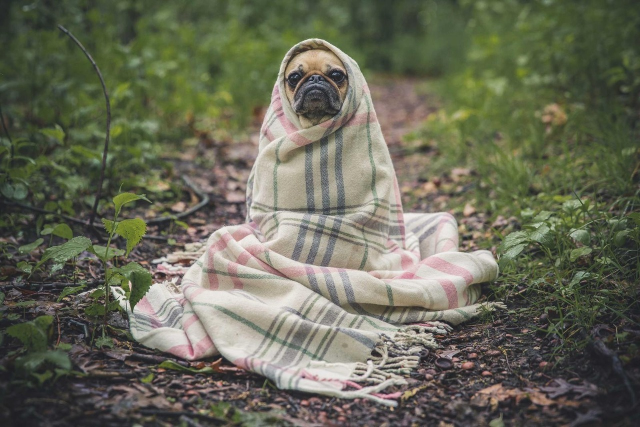
#> input picture samples/photo.jpg, 1280 x 854 px (shown at 1/2 size); its folder holds only this picture in this run
$ python make_samples.py
#> lines starting #> are read from the running program, lines starting #| are printed output that depends on the picture
#!/usr/bin/env python3
"""Generate the benchmark image set.

The real photograph (samples/photo.jpg) is downloaded once from Lorem Picsum
(Unsplash). Everything else is rendered locally so the repository stays
self-contained and the benchmark is reproducible.

Run: uv run python scripts/make_samples.py
"""

from __future__ import annotations

import subprocess
import tempfile
from pathlib import Path

import numpy as np
from PIL import Image

try:
    import pillow_avif  # noqa: F401  (registers AVIF support)
except ImportError:  # pragma: no cover - optional extra
    pillow_avif = None

ROOT = Path(__file__).resolve().parent.parent
SAMPLES = ROOT / "samples"
PHOTO = SAMPLES / "photo.jpg"


def run_chrome(url: str, out: Path, width: int, height: int, transparent: bool) -> None:
    cmd = [
        "google-chrome",
        "--headless=new",
        "--disable-gpu",
        "--no-sandbox",
        "--hide-scrollbars",
        "--force-device-scale-factor=1",
        f"--window-size={width},{height}",
        "--virtual-time-budget=2500",
        f"--screenshot={out}",
        url,
    ]
    if transparent:
        cmd.insert(-1, "--default-background-color=00000000")
    subprocess.run(
        cmd, check=True, stdout=subprocess.DEVNULL, stderr=subprocess.DEVNULL
    )


def make_screenshot() -> None:
    html = r"""<!doctype html>
<html lang="en">
<head>
<meta charset="utf-8">
<style>
  * { box-sizing: border-box; margin: 0; padding: 0; }
  html, body { width: 1440px; height: 900px; overflow: hidden; }
  body {
    font-family: "DejaVu Sans", sans-serif;
    background: radial-gradient(1200px 700px at 80% -10%, #26346b 0%, #0d1226 55%, #080b17 100%);
    color: #e8ecff; display: flex;
  }
  .sidebar {
    width: 232px; padding: 28px 20px; border-right: 1px solid rgba(255,255,255,.07);
    background: rgba(7,10,23,.55); display: flex; flex-direction: column; gap: 26px;
  }
  .brand { display: flex; align-items: center; gap: 11px; padding: 0 8px; }
  .mark {
    width: 34px; height: 34px; border-radius: 10px;
    background: linear-gradient(135deg, #62f0c5, #4f8dff 55%, #a06bff);
    box-shadow: 0 0 22px rgba(79,141,255,.45);
  }
  .brand b { font-size: 17px; letter-spacing: .2px; }
  .brand span { display: block; font-size: 10px; color: #8e97b8; letter-spacing: 1.6px; }
  nav { display: flex; flex-direction: column; gap: 6px; }
  .item {
    padding: 11px 12px; border-radius: 9px; font-size: 13px; color: #9aa4c5;
    display: flex; align-items: center; gap: 10px;
  }
  .item.active { background: rgba(79,141,255,.16); color: #e9efff; border: 1px solid rgba(79,141,255,.28); }
  .dot { width: 7px; height: 7px; border-radius: 50%; background: #56618a; }
  .item.active .dot { background: #62f0c5; box-shadow: 0 0 8px #62f0c5; }
  .upgrade {
    margin-top: auto; padding: 15px; border-radius: 12px; font-size: 12px; line-height: 1.55;
    background: linear-gradient(145deg, rgba(98,240,197,.13), rgba(160,107,255,.16));
    border: 1px solid rgba(160,107,255,.25); color: #c9d1ee;
  }
  .upgrade b { display: block; color: #fff; margin-bottom: 4px; }
  main { flex: 1; padding: 30px 38px; display: flex; flex-direction: column; gap: 22px; }
  header { display: flex; align-items: center; justify-content: space-between; }
  h1 { font-size: 26px; font-weight: 700; letter-spacing: -.4px; }
  h1 small { display: block; font-size: 12px; font-weight: 400; color: #8e97b8; margin-top: 5px; }
  .search {
    width: 300px; padding: 11px 14px; border-radius: 10px; font-size: 12px; color: #7f89aa;
    background: rgba(255,255,255,.045); border: 1px solid rgba(255,255,255,.09);
  }
  .avatar {
    width: 38px; height: 38px; border-radius: 50%;
    background: linear-gradient(135deg, #ffb86c, #ff6b9d 60%, #a06bff);
    border: 2px solid rgba(255,255,255,.18);
  }
  .header-right { display: flex; align-items: center; gap: 16px; }
  .kpis { display: grid; grid-template-columns: repeat(4, 1fr); gap: 16px; }
  .card {
    background: linear-gradient(160deg, rgba(255,255,255,.065), rgba(255,255,255,.022));
    border: 1px solid rgba(255,255,255,.085); border-radius: 15px; padding: 18px 19px;
    box-shadow: 0 18px 50px rgba(0,0,0,.18);
  }
  .label { font-size: 11px; color: #8e97b8; letter-spacing: .4px; text-transform: uppercase; }
  .value { font-size: 27px; font-weight: 700; margin-top: 9px; letter-spacing: -.6px; }
  .delta { font-size: 11px; margin-top: 7px; color: #62f0c5; }
  .delta.red { color: #ff8a9b; }
  .grid { display: grid; grid-template-columns: 1.65fr 1fr; gap: 16px; flex: 1; min-height: 0; }
  .chart-card { display: flex; flex-direction: column; }
  .chart-head { display: flex; justify-content: space-between; align-items: baseline; }
  .chart-head h3 { font-size: 14px; font-weight: 600; }
  .chart-head span { font-size: 11px; color: #8e97b8; }
  .legend { display: flex; gap: 16px; font-size: 11px; color: #8e97b8; margin-top: 8px; }
  .legend i { display: inline-block; width: 8px; height: 8px; border-radius: 2px; margin-right: 5px; }
  svg { width: 100%; height: 100%; margin-top: 6px; }
  .right { display: flex; flex-direction: column; gap: 16px; }
  .donut-wrap { display: flex; align-items: center; gap: 18px; }
  .donut { width: 132px; height: 132px; border-radius: 50%; position: relative;
    background: conic-gradient(#62f0c5 0 42%, #4f8dff 42% 72%, #a06bff 72% 88%, #ff8a9b 88% 100%); }
  .donut::after { content: ""; position: absolute; inset: 22px; border-radius: 50%; background: #131a31; }
  .donut-label { position: absolute; inset: 0; display: grid; place-items: center; z-index: 2; }
  .donut-label b { font-size: 24px; }
  .donut-label small { display: block; font-size: 9px; color: #8e97b8; text-align: center; letter-spacing: .8px; }
  .rows { display: flex; flex-direction: column; gap: 12px; flex: 1; }
  .row { display: flex; align-items: center; gap: 10px; font-size: 11px; color: #9aa4c5; }
  .row b { color: #e8ecff; font-weight: 500; }
  .bar { flex: 1; height: 6px; border-radius: 3px; background: rgba(255,255,255,.07); overflow: hidden; }
  .bar i { display: block; height: 100%; border-radius: 3px; }
  .table { display: grid; grid-template-columns: 1.5fr 1fr 1fr .8fr; gap: 0; font-size: 11px; }
  .table div { padding: 9px 4px; border-bottom: 1px solid rgba(255,255,255,.055); color: #a7b0cf; }
  .table .head { display: contents; }
  .table .head div { color: #707a9c; font-size: 10px; text-transform: uppercase; letter-spacing: .7px; }
  .pill { display: inline-block; padding: 3px 8px; border-radius: 20px; font-size: 9px;
    color: #62f0c5; background: rgba(98,240,197,.11); border: 1px solid rgba(98,240,197,.22); }
  .pill.blue { color: #8fb3ff; background: rgba(79,141,255,.12); border-color: rgba(79,141,255,.25); }
</style>
</head>
<body>
  <aside class="sidebar">
    <div class="brand">
      <div class="mark"></div>
      <div><b>Aurora</b><span>ANALYTICS</span></div>
    </div>
    <nav>
      <div class="item active"><span class="dot"></span> Overview</div>
      <div class="item"><span class="dot"></span> Audience</div>
      <div class="item"><span class="dot"></span> Revenue</div>
      <div class="item"><span class="dot"></span> Campaigns</div>
      <div class="item"><span class="dot"></span> Reports</div>
      <div class="item"><span class="dot"></span> Settings</div>
    </nav>
    <div class="upgrade"><b>Pro insights</b>Unlock cohort analysis and unlimited exports with Aurora Pro.</div>
  </aside>
  <main>
    <header>
      <h1>Overview<small>Tuesday, 18 October · Last 30 days</small></h1>
      <div class="header-right">
        <div class="search">Search metrics, segments, reports…</div>
        <div class="avatar"></div>
      </div>
    </header>
    <section class="kpis">
      <div class="card"><div class="label">Sessions</div><div class="value">184,392</div><div class="delta">↑ 12.8% vs last period</div></div>
      <div class="card"><div class="label">Conversion</div><div class="value">4.62%</div><div class="delta">↑ 0.41 pp vs last period</div></div>
      <div class="card"><div class="label">Revenue</div><div class="value">$92.4k</div><div class="delta">↑ 8.3% vs last period</div></div>
      <div class="card"><div class="label">Bounce rate</div><div class="value">31.7%</div><div class="delta red">↓ 2.1% vs last period</div></div>
    </section>
    <section class="grid">
      <div class="card chart-card">
        <div class="chart-head"><h3>Sessions over time</h3><span>Oct 1 – Oct 18</span></div>
        <div class="legend"><span><i style="background:#4f8dff"></i>This period</span><span><i style="background:#62f0c5"></i>Previous</span></div>
        <svg viewBox="0 0 760 330" preserveAspectRatio="none">
          <defs>
            <linearGradient id="fill" x1="0" y1="0" x2="0" y2="1">
              <stop offset="0" stop-color="#4f8dff" stop-opacity=".36"/>
              <stop offset="1" stop-color="#4f8dff" stop-opacity="0"/>
            </linearGradient>
            <linearGradient id="line" x1="0" y1="0" x2="1" y2="0">
              <stop offset="0" stop-color="#4f8dff"/><stop offset="1" stop-color="#62f0c5"/>
            </linearGradient>
          </defs>
          <g stroke="rgba(255,255,255,.07)" stroke-width="1">
            <line x1="0" y1="60" x2="760" y2="60"/><line x1="0" y1="130" x2="760" y2="130"/>
            <line x1="0" y1="200" x2="760" y2="200"/><line x1="0" y1="270" x2="760" y2="270"/>
          </g>
          <path d="M0 260 C40 250 55 210 95 220 S150 190 190 200 S245 150 290 165 S340 135 385 150 S440 95 485 120 S535 80 585 95 S635 60 680 75 S730 42 760 55 L760 330 L0 330 Z" fill="url(#fill)"/>
          <path d="M0 260 C40 250 55 210 95 220 S150 190 190 200 S245 150 290 165 S340 135 385 150 S440 95 485 120 S535 80 585 95 S635 60 680 75 S730 42 760 55" fill="none" stroke="url(#line)" stroke-width="3" stroke-linecap="round"/>
          <path d="M0 285 C50 280 70 250 110 255 S170 235 210 245 S265 215 310 225 S365 195 410 205 S465 175 510 185 S560 160 610 170 S670 145 720 155 S745 150 760 150" fill="none" stroke="#62f0c5" stroke-opacity=".65" stroke-width="2" stroke-dasharray="5 6"/>
          <circle cx="680" cy="75" r="5" fill="#62f0c5"/><circle cx="680" cy="75" r="10" fill="#62f0c5" fill-opacity=".18"/>
        </svg>
      </div>
      <div class="right">
        <div class="card">
          <div class="chart-head"><h3>Traffic sources</h3><span>Share</span></div>
          <div class="donut-wrap" style="margin-top:14px">
            <div class="donut"><div class="donut-label"><div><b>72%</b><small>ORGANIC</small></div></div></div>
            <div class="rows">
              <div class="row"><span class="dot" style="background:#62f0c5"></span><b>Organic</b><span class="bar"><i style="width:74%;background:#62f0c5"></i></span><span>42%</span></div>
              <div class="row"><span class="dot" style="background:#4f8dff"></span><b>Direct</b><span class="bar"><i style="width:54%;background:#4f8dff"></i></span><span>30%</span></div>
              <div class="row"><span class="dot" style="background:#a06bff"></span><b>Social</b><span class="bar"><i style="width:29%;background:#a06bff"></i></span><span>16%</span></div>
              <div class="row"><span class="dot" style="background:#ff8a9b"></span><b>Referral</b><span class="bar"><i style="width:18%;background:#ff8a9b"></i></span><span>12%</span></div>
            </div>
          </div>
        </div>
        <div class="card" style="flex:1">
          <div class="chart-head"><h3>Top pages</h3><span>Views</span></div>
          <div class="table" style="margin-top:10px">
            <div class="head"><div>Page</div><div>Views</div><div>Conv.</div><div>Trend</div></div>
            <div><b style="color:#e8ecff">/pricing</b></div><div>24,891</div><div>6.8%</div><div><span class="pill">↑ 18%</span></div>
            <div><b style="color:#e8ecff">/product</b></div><div>19,402</div><div>5.1%</div><div><span class="pill blue">↑ 9%</span></div>
            <div><b style="color:#e8ecff">/blog/ai</b></div><div>16,277</div><div>3.7%</div><div><span class="pill">↑ 21%</span></div>
            <div><b style="color:#e8ecff">/docs</b></div><div>12,055</div><div>2.9%</div><div><span class="pill blue">↑ 4%</span></div>
          </div>
        </div>
      </div>
    </section>
  </main>
</body>
</html>"""
    with tempfile.TemporaryDirectory() as tmp:
        path = Path(tmp) / "dashboard.html"
        path.write_text(html, encoding="utf-8")
        run_chrome(
            path.as_uri(), SAMPLES / "screenshot.png", 1440, 900, transparent=False
        )


def make_logo() -> None:
    svg = r"""<svg xmlns="http://www.w3.org/2000/svg" width="900" height="300" viewBox="0 0 900 300">
  <defs>
    <linearGradient id="g" x1="0" y1="0" x2="1" y2="1">
      <stop offset="0" stop-color="#62f0c5"/><stop offset=".55" stop-color="#4f8dff"/><stop offset="1" stop-color="#a06bff"/>
    </linearGradient>
    <linearGradient id="shine" x1="0" y1="0" x2="0" y2="1">
      <stop offset="0" stop-color="#ffffff" stop-opacity=".34"/><stop offset="1" stop-color="#ffffff" stop-opacity="0"/>
    </linearGradient>
  </defs>
  <rect x="30" y="60" width="180" height="180" rx="48" fill="url(#g)"/>
  <rect x="42" y="72" width="156" height="76" rx="34" fill="url(#shine)"/>
  <path d="M82 205 L120 95 L158 205 M101 168 L143 168" fill="none" stroke="#ffffff" stroke-width="17" stroke-linecap="round" stroke-linejoin="round"/>
  <circle cx="191" cy="91" r="11" fill="#ffffff" fill-opacity=".9"/>
  <text x="250" y="158" font-family="DejaVu Sans" font-size="82" font-weight="700" fill="#0f172a" letter-spacing="-3">Aurora</text>
  <text x="254" y="202" font-family="DejaVu Sans" font-size="23" font-weight="400" fill="#475569" letter-spacing="8">IMAGE LAB</text>
</svg>"""
    with tempfile.TemporaryDirectory() as tmp:
        path = Path(tmp) / "logo.svg"
        path.write_text(svg, encoding="utf-8")
        run_chrome(path.as_uri(), SAMPLES / "logo.png", 900, 300, transparent=True)


def make_gradient() -> None:
    w, h = 1280, 800
    y = np.linspace(0, 1, h, dtype=np.float32)[:, None]
    top = np.array([8, 15, 42], dtype=np.float32)
    mid = np.array([38, 62, 120], dtype=np.float32)
    low = np.array([244, 146, 92], dtype=np.float32)
    t = y**0.72
    img = np.where(
        t < 0.58,
        top + (mid - top) * (t / 0.58),
        mid + (low - mid) * ((t - 0.58) / 0.42),
    )
    img = np.broadcast_to(img[:, None, :], (h, w, 3)).copy()
    # Sun glow.
    sx, sy, sr = 0.73 * w, 0.62 * h, 150.0
    yy, xx = np.mgrid[0:h, 0:w].astype(np.float32)
    d = np.sqrt((xx - sx) ** 2 + (yy - sy) ** 2)
    glow = np.exp(-((d / sr) ** 2))[..., None]
    img = (
        img * (1 - 0.75 * glow)
        + np.array([255, 224, 160], dtype=np.float32) * 0.75 * glow
    )
    # Soft cloud bands.
    rng = np.random.default_rng(7)
    cloud = np.zeros((h, w), dtype=np.float32)
    for _ in range(18):
        cx, cy = rng.uniform(0, w), rng.uniform(0.18 * h, 0.55 * h)
        rx, ry = rng.uniform(80, 260), rng.uniform(10, 34)
        cloud += np.exp(-(((xx - cx) / rx) ** 2 + ((yy - cy) / ry) ** 2)) * rng.uniform(
            0.04, 0.11
        )
    img = img + cloud[..., None] * np.array([70, 85, 110], dtype=np.float32)
    # Fine film grain keeps the gradient from looking synthetic and stresses dithering.
    img += rng.normal(0, 1.7, (h, w, 1)).astype(np.float32)
    rgb = np.clip(img, 0, 255).astype(np.uint8)
    Image.fromarray(rgb, "RGB").save(SAMPLES / "gradient.png", optimize=True)


def main() -> None:
    SAMPLES.mkdir(exist_ok=True)
    if not PHOTO.exists():
        raise SystemExit(
            f"{PHOTO} is missing. Download it once with:\n"
            "  curl -L 'https://picsum.photos/id/1025/1280/853' -o samples/photo.jpg"
        )
    photo = Image.open(PHOTO).convert("RGB")
#> photo is the input picture: PIL image 1280x854 RGB; mean R, G, B 103.7, 105.2, 87.5
    if photo.width > 1280:
        photo = photo.resize(
            (1280, round(photo.height * 1280 / photo.width)), Image.Resampling.LANCZOS
        )
    photo.save(PHOTO, quality=92, optimize=True)
    photo.save(SAMPLES / "photo.png", optimize=True)
    photo.save(SAMPLES / "photo.webp", quality=90, method=6)
    if pillow_avif is not None:
        photo.save(SAMPLES / "photo.avif", quality=90, speed=6)
    else:
        print("pillow-avif-plugin not installed; skipping photo.avif")
    make_screenshot()
    make_logo()
    make_gradient()
#> in make_gradient, `Image.fromarray(rgb, "RGB").save(SAMPLES / "gradient.png", optimize=Tr..`:
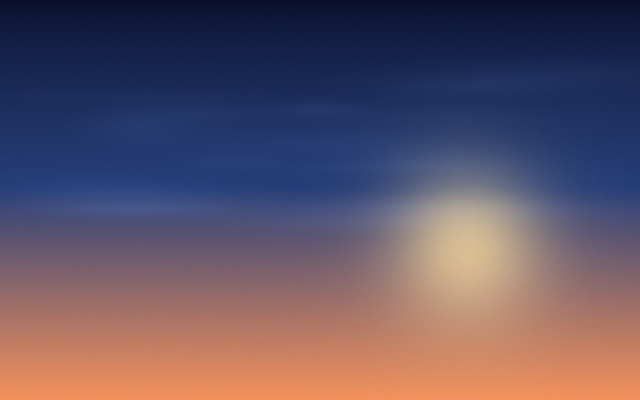
#> saved as gradient.png: PIL image 1280x800 RGB (shown at 1/2 size); mean R, G, B 97.1, 83.6, 100.7
    for p in sorted(SAMPLES.iterdir()):
        print(f"{p.name:18} {p.stat().st_size / 1024:9.1f} KiB")


if __name__ == "__main__":
    main()
